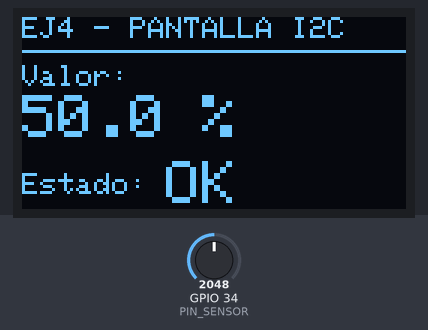
Recording of a program running on a simulated ESP32. Shown: 128×64 one-colour display. Inputs (shaded band) come from the test bench; at power-on: GPIO 34 (PIN_SENSOR) = 2048. What the program prints to the serial monitor is not drawn.

Above: at 1.2 s.
1.3 s: GPIO 34 (PIN_SENSOR) set to 2795
At 2.7 s:
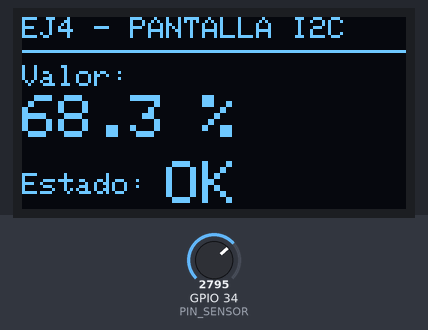
2.9 s: GPIO 34 (PIN_SENSOR) set to 2904
At 4.5 s:
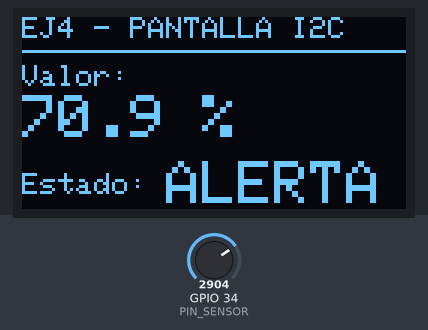
5.1 s: GPIO 34 (PIN_SENSOR) set to 2047
At 5.64 s:
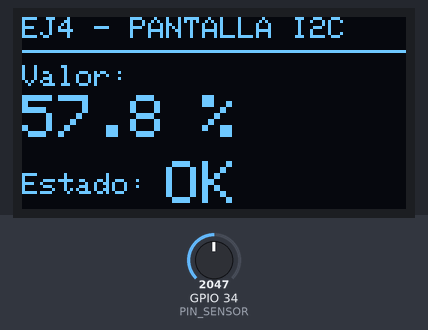
Timing chart, 0 to 8.1 s (numbered marks = the images above; inputs shaded):
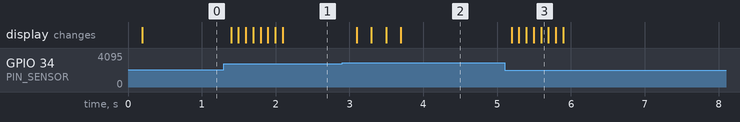

The program:

main.cpp
```cpp
/*
 * Ejercicio 4 - Pantalla I2C (ej4-pantalla)
 * Escanea el bus I2C al inicio para detectar la dirección de la pantalla (0x3C),
 * lee el potenciómetro cada 100 ms con promedio móvil de 8 muestras (ej. 3),
 * evalúa alarma con histéresis (> 70 % ALERTA, < 60 % OK) y actualiza solo los
 * campos dinámicos del OLED SSD1306 cuando cambia más de un umbral mínimo.
 */

#include <Arduino.h>
#include <Wire.h>
#include <Adafruit_GFX.h>
#include <Adafruit_SSD1306.h>
#include <math.h>

// Pines y comunicación serie
constexpr uint8_t PIN_SENSOR = 34;       // ADC1 en ESP32 (0 a 4095)
constexpr uint8_t PIN_I2C_SDA = 21;      // Bus I2C en ESP32: SDA = GPIO 21
constexpr uint8_t PIN_I2C_SCL = 22;      // Bus I2C en ESP32: SCL = GPIO 22
constexpr unsigned long SERIAL_BAUD = 115200;

// Parámetros del escáner I2C y pantalla OLED SSD1306
constexpr uint8_t I2C_DIR_MIN = 0x01;
constexpr uint8_t I2C_DIR_MAX = 0x7E;
constexpr uint8_t I2C_UMBRAL_DOS_DIGITOS_HEX = 0x10;
constexpr uint8_t OLED_ANCHO = 128;
constexpr uint8_t OLED_ALTO = 64;
constexpr int8_t OLED_PIN_RESET = -1;
constexpr uint8_t OLED_I2C_ADDR_DEFECTO = 0x3C;

// Coordenadas y tamaños de texto en el OLED (para refresco parcial)
constexpr uint8_t TEXTO_TAM_TITULO = 1;
constexpr uint8_t TEXTO_TAM_VALOR = 2;
constexpr uint8_t TEXTO_TAM_ESTADO = 2;
constexpr int16_t POS_Y_TITULO = 0;
constexpr int16_t POS_Y_LINEA = 11;
constexpr int16_t POS_Y_ETIQUETA_VALOR = 16;
constexpr int16_t POS_Y_VALOR = 26;
constexpr int16_t ALTO_CAMPO_VALOR = 16;
constexpr int16_t POS_Y_ETIQUETA_ESTADO = 52;
constexpr int16_t POS_X_ESTADO = 48;
constexpr int16_t POS_Y_ESTADO = 48;
constexpr int16_t ALTO_CAMPO_ESTADO = 16;

// Muestreo, filtrado y escalado del sensor
constexpr unsigned long INTERVALO_MUESTREO_MS = 100;
constexpr size_t CANTIDAD_MUESTRAS = 8;
constexpr int ADC_MAX = 4095;
constexpr float ESCALA_MAX_PCT = 100.0f;

// Umbrales de alarma (histéresis) y refresco de pantalla
constexpr float UMBRAL_ALARMA_ON_PCT = 70.0f;
constexpr float UMBRAL_ALARMA_OFF_PCT = 60.0f;
constexpr float UMBRAL_REFRESCO_PCT = 0.5f;
constexpr uint8_t DECIMALES_IMPRESION = 1;

Adafruit_SSD1306 display(OLED_ANCHO, OLED_ALTO, &Wire, OLED_PIN_RESET);

// Estado del filtro de promedio móvil
int muestras[CANTIDAD_MUESTRAS] = {0};
size_t indiceMuestra = 0;
size_t muestrasCargadas = 0;
long sumaMuestras = 0;

// Estado de muestreo, alarma y pantalla
unsigned long ultimoMuestreoMs = 0;
bool alarmaActiva = false;
bool pantallaInicializada = false;
bool pantallaConDatos = false;
float ultimoMostradoPct = 0.0f;
bool ultimaAlarmaMostrada = false;

uint8_t escanearBusI2C() {
  uint8_t direccionDetectada = 0;
  uint8_t dispositivos = 0;

  Serial.println("Escaneando bus I2C...");
  for (uint8_t dir = I2C_DIR_MIN; dir <= I2C_DIR_MAX; dir++) {
    Wire.beginTransmission(dir);
    const uint8_t error = Wire.endTransmission();

    if (error == 0) {
      dispositivos++;
      if (direccionDetectada == 0) {
        direccionDetectada = dir;
      }
      Serial.print("Dispositivo I2C encontrado en: 0x");
      if (dir < I2C_UMBRAL_DOS_DIGITOS_HEX) {
        Serial.print('0');
      }
      Serial.println(dir, HEX);
    }
  }

  if (dispositivos == 0) {
    Serial.println("No se encontraron dispositivos en el bus I2C.");
  }

  return direccionDetectada;
}

bool inicializarPantalla(uint8_t direccionI2C) {
  if (!display.begin(SSD1306_SWITCHCAPVCC, direccionI2C, true, false)) {
    Serial.println("Error al inicializar la pantalla OLED SSD1306.");
    return false;
  }

  // Se limpia la pantalla completa una sola vez para dibujar el marco fijo
  display.clearDisplay();
  display.setTextColor(SSD1306_WHITE);
  display.setTextSize(TEXTO_TAM_TITULO);

  display.setCursor(0, POS_Y_TITULO);
  display.print("EJ4 - PANTALLA I2C");
  display.drawFastHLine(0, POS_Y_LINEA, OLED_ANCHO, SSD1306_WHITE);

  display.setCursor(0, POS_Y_ETIQUETA_VALOR);
  display.print("Valor:");

  display.setCursor(0, POS_Y_ETIQUETA_ESTADO);
  display.print("Estado:");

  display.display();
  return true;
}

float actualizarPromedioMovil(int nuevaMuestra) {
  if (muestrasCargadas < CANTIDAD_MUESTRAS) {
    muestrasCargadas++;
  } else {
    sumaMuestras -= muestras[indiceMuestra];
  }

  muestras[indiceMuestra] = nuevaMuestra;
  sumaMuestras += nuevaMuestra;
  indiceMuestra = (indiceMuestra + 1) % CANTIDAD_MUESTRAS;

  return static_cast<float>(sumaMuestras) / static_cast<float>(muestrasCargadas);
}

float convertirAPorcentaje(float valorAdc) {
  return (valorAdc * ESCALA_MAX_PCT) / static_cast<float>(ADC_MAX);
}

void actualizarAlarma(float porcentaje) {
  const bool estadoAnterior = alarmaActiva;

  if (!alarmaActiva && (porcentaje > UMBRAL_ALARMA_ON_PCT)) {
    alarmaActiva = true;
  } else if (alarmaActiva && (porcentaje < UMBRAL_ALARMA_OFF_PCT)) {
    alarmaActiva = false;
  }

  if (alarmaActiva != estadoAnterior) {
    Serial.print("Estado: ");
    Serial.print(alarmaActiva ? "ALERTA" : "OK");
    Serial.print(" (");
    Serial.print(porcentaje, DECIMALES_IMPRESION);
    Serial.println(" %)");
  }
}

void refrescarPantalla(float porcentaje, bool alarma) {
  if (!pantallaInicializada) {
    return;
  }

  const bool cambioValor = !pantallaConDatos || (fabsf(porcentaje - ultimoMostradoPct) >= UMBRAL_REFRESCO_PCT);
  const bool cambioAlarma = !pantallaConDatos || (alarma != ultimaAlarmaMostrada);

  if (!cambioValor && !cambioAlarma) {
    return;
  }

  // Solo borra y redibuja los campos dinámicos, preservando títulos y etiquetas
  display.fillRect(0, POS_Y_VALOR, OLED_ANCHO, ALTO_CAMPO_VALOR, SSD1306_BLACK);
  display.setTextSize(TEXTO_TAM_VALOR);
  display.setTextColor(SSD1306_WHITE);
  display.setCursor(0, POS_Y_VALOR);
  display.print(porcentaje, DECIMALES_IMPRESION);
  display.print(" %");
  ultimoMostradoPct = porcentaje;

  if (cambioAlarma) {
    display.fillRect(POS_X_ESTADO, POS_Y_ESTADO, OLED_ANCHO - POS_X_ESTADO, ALTO_CAMPO_ESTADO, SSD1306_BLACK);
    display.setTextSize(TEXTO_TAM_ESTADO);
    display.setTextColor(SSD1306_WHITE);
    display.setCursor(POS_X_ESTADO, POS_Y_ESTADO);
    display.print(alarma ? "ALERTA" : "OK");
    ultimaAlarmaMostrada = alarma;
  }

  pantallaConDatos = true;
  display.display();
}

void setup() {
  pinMode(PIN_SENSOR, INPUT);

  Serial.begin(SERIAL_BAUD);
  Serial.println();
  Serial.println("Inicio - Ejercicio 4: Pantalla I2C (ej4-pantalla)");

  Wire.begin(PIN_I2C_SDA, PIN_I2C_SCL);
  const uint8_t direccionDetectada = escanearBusI2C();
  const uint8_t direccionOled = (direccionDetectada != 0) ? direccionDetectada : OLED_I2C_ADDR_DEFECTO;

  pantallaInicializada = inicializarPantalla(direccionOled);
  ultimoMuestreoMs = millis();
}

void loop() {
  const unsigned long ahoraMs = millis();

  if (ahoraMs - ultimoMuestreoMs >= INTERVALO_MUESTREO_MS) {
    ultimoMuestreoMs += INTERVALO_MUESTREO_MS;

    const int lecturaCruda = analogRead(PIN_SENSOR);
    const float promedioAdc = actualizarPromedioMovil(lecturaCruda);
    const float porcentaje = convertirAPorcentaje(promedioAdc);

    actualizarAlarma(porcentaje);
    refrescarPantalla(porcentaje, alarmaActiva);
  }
}
```

Measured:
- the behaviour switches between 2866 and 2867 on GPIO 34 (PIN_SENSOR) (found by bisection; images 1 and 2)
- after the input at 1.3 s, the display: first changes after 0.10 s (image 1 shows a later state)
- after the input at 2.9 s, the display: first changes after 0.20 s (image 2 shows a later state)
- after the input at 5.1 s, the display: first changes after 0.09 s (image 3 shows a later state)
